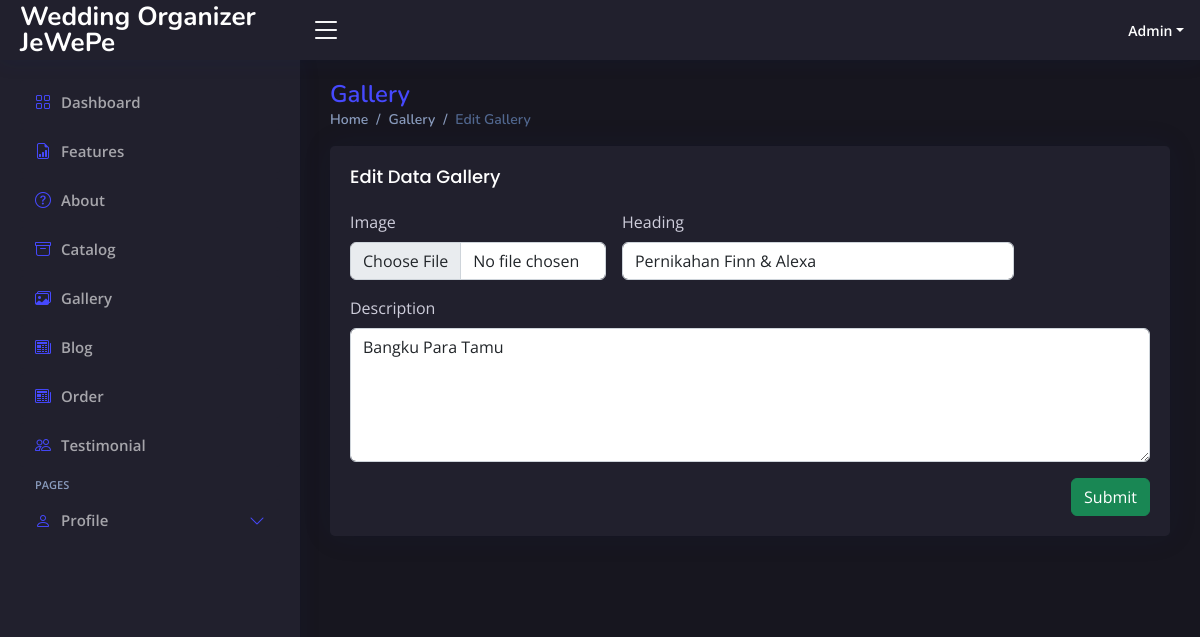
The app's page /admin/index.php?page=edit-gallery&id=5 (signed in) with its own data.
### tables this page shows
CREATE TABLE `gallery` (
  `id` int NOT NULL AUTO_INCREMENT,
  `gallery_heading` varchar(255) NOT NULL,
  `gallery_desc` text NOT NULL,
  `gallery_image` varchar(255) NOT NULL,
  PRIMARY KEY (`id`)
);

### admin/page/edit-gallery.php (the view, shortened to what this page needs)
<?php
require '../db-connect.php';
if (isset($_GET['id'])) {
    $id = ($_GET["id"]);
    $query = "SELECT * FROM gallery WHERE id='$id'";
    $result = mysqli_query($koneksi2, $query);
    $data = mysqli_fetch_assoc($result);
} else {
    echo "<script>alert('Masukkan data id.');window.location='admin.php?page=blog';</script>";
}
?>
<div class="pagetitle">
    <h1>Gallery</h1>
    <nav>
        <ol class="breadcrumb">
            <li class="breadcrumb-item"><a href="index.php?page=dashboard">Home</a></li>
            <li class="breadcrumb-item"><a href="index.php?page=gallery">Gallery</a></li>
            <li class="breadcrumb-item active">Edit Gallery</li>
        </ol>
    </nav>
</div>
<section class="section dashboard">
    <div class="row">
        <div class="col-12">
            <div class="card gallery-card">
                <div class="card-body">
                    <h5 class="card-title">Edit Data Gallery</h5>
                    <form class="row g-3" method="POST" action="../action.php?act=edit-gallery" enctype="multipart/form-data">
                        <div class="col-md-4">
                            <label class="form-label">Image</label>
                            <input type="file" class="form-control" id="inputGroupFile02" name="gallery_image">
                        </div>
                        <div class="col-md-6">
                            <label class="form-label">Heading</label>
                            <input type="text" class="form-control" name="gallery_heading" required="required" autocomplete="off" value="<?php echo $data['gallery_heading']; ?>">
                        </div>
                        <div class="col-12">
                            <label class="form-label">Description</label>
                            <textarea class="form-control" name="gallery_desc" rows="5"><?php echo $data['gallery_desc']; ?></textarea>
                        </div>
                        <div class="text-end">
                            <button type="submit" class="btn btn-success">Submit</button>
                        </div>
                    </form>
                </div>
            </div>
        </div>
    </div>
</section>

### records on screen
gallery: gallery_heading "Pernikahan Finn & Alexa", gallery_desc "Bangku Para Tamu"
